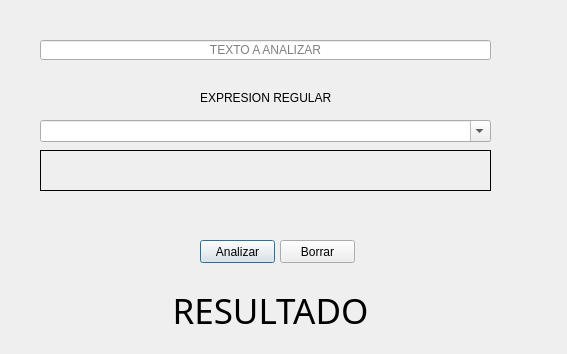
<?xml version="1.0" encoding="UTF-8"?>
<ui version="4.0">
 <class>Dialog</class>
 <widget class="QDialog" name="Dialog">
  <property name="geometry">
   <rect>
    <x>0</x>
    <y>0</y>
    <width>567</width>
    <height>354</height>
   </rect>
  </property>
  <property name="windowTitle">
   <string>Dialog</string>
  </property>
  <widget class="QComboBox" name="comboBox">
   <property name="geometry">
    <rect>
     <x>40</x>
     <y>120</y>
     <width>451</width>
     <height>22</height>
    </rect>
   </property>
   <property name="editable">
    <bool>true</bool>
   </property>
  </widget>
  <widget class="QLineEdit" name="lineEdit">
   <property name="geometry">
    <rect>
     <x>40</x>
     <y>40</y>
     <width>451</width>
     <height>20</height>
    </rect>
   </property>
   <property name="text">
    <string/>
   </property>
   <property name="alignment">
    <set>Qt::AlignCenter</set>
   </property>
   <property name="placeholderText">
    <string>TEXTO A ANALIZAR</string>
   </property>
  </widget>
  <widget class="QPushButton" name="pushButton">
   <property name="geometry">
    <rect>
     <x>200</x>
     <y>240</y>
     <width>75</width>
     <height>23</height>
    </rect>
   </property>
   <property name="text">
    <string>Analizar</string>
   </property>
  </widget>
  <widget class="QLabel" name="label">
   <property name="geometry">
    <rect>
     <x>200</x>
     <y>90</y>
     <width>141</width>
     <height>16</height>
    </rect>
   </property>
   <property name="text">
    <string>EXPRESION REGULAR</string>
   </property>
  </widget>
  <widget class="QLabel" name="label_2">
   <property name="geometry">
    <rect>
     <x>80</x>
     <y>280</y>
     <width>381</width>
     <height>61</height>
    </rect>
   </property>
   <property name="font">
    <font>
     <family>Rockwell</family>
     <pointsize>26</pointsize>
    </font>
   </property>
   <property name="text">
    <string>RESULTADO</string>
   </property>
   <property name="alignment">
    <set>Qt::AlignCenter</set>
   </property>
  </widget>
  <widget class="QLabel" name="label_3">
   <property name="geometry">
    <rect>
     <x>40</x>
     <y>150</y>
     <width>451</width>
     <height>41</height>
    </rect>
   </property>
   <property name="whatsThis">
    <string>&lt;html&gt;&lt;head/&gt;&lt;body&gt;&lt;p align=&quot;center&quot;&gt;&lt;span style=&quot; font-size:9pt;&quot;&gt;&lt;br/&gt;&lt;/span&gt;&lt;span style=&quot; font-size:16pt;&quot;&gt;?&lt;/span&gt;&lt;/p&gt;&lt;/body&gt;&lt;/html&gt;</string>
   </property>
   <property name="styleSheet">
    <string notr="true"/>
   </property>
   <property name="frameShape">
    <enum>QFrame::Box</enum>
   </property>
   <property name="text">
    <string/>
   </property>
   <property name="alignment">
    <set>Qt::AlignCenter</set>
   </property>
  </widget>
  <widget class="QPushButton" name="pushButton_2">
   <property name="geometry">
    <rect>
     <x>280</x>
     <y>240</y>
     <width>75</width>
     <height>23</height>
    </rect>
   </property>
   <property name="text">
    <string>Borrar</string>
   </property>
  </widget>
 </widget>
 <resources/>
 <connections/>
</ui>
